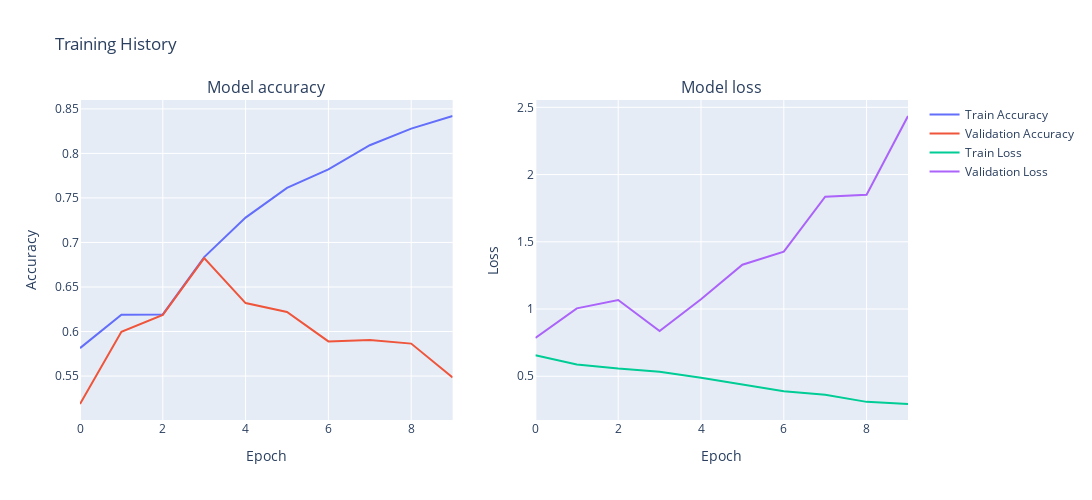

The notebook cell saved with this chart:
### Code cell
plot_data.plot_history(history)

### Figure 1 — Plotly figure (JSON) as saved in the notebook; plotly's stock layout.template omitted (floating-point values rounded to 4 significant figures)
{"data": [{"mode": "lines", "name": "Train Accuracy", "type": "scatter", "xaxis": "x", "y": [0.5814, 0.619, 0.6192, 0.6835, 0.7279, 0.7612, 0.7821, 0.8091, 0.8278, 0.842], "yaxis": "y"}, {"mode": "lines", "name": "Validation Accuracy", "type": "scatter", "xaxis": "x", "y": [0.5186, 0.5997, 0.6187, 0.6824, 0.6319, 0.622, 0.5889, 0.5906, 0.5864, 0.5484], "yaxis": "y"}, {"mode": "lines", "name": "Train Loss", "type": "scatter", "xaxis": "x2", "y": [0.657, 0.5883, 0.557, 0.5331, 0.4884, 0.4378, 0.388, 0.3627, 0.3097, 0.2939], "yaxis": "y2"}, {"mode": "lines", "name": "Validation Loss", "type": "scatter", "xaxis": "x2", "y": [0.7852, 1.005, 1.067, 0.8364, 1.072, 1.33, 1.427, 1.835, 1.849, 2.435], "yaxis": "y2"}], "layout": {"annotations": [{"font": {"size": 16}, "showarrow": false, "text": "Model accuracy", "x": 0.225, "xanchor": "center", "xref": "paper", "y": 1, "yanchor": "bottom", "yref": "paper"}, {"font": {"size": 16}, "showarrow": false, "text": "Model loss", "x": 0.775, "xanchor": "center", "xref": "paper", "y": 1, "yanchor": "bottom", "yref": "paper"}], "height": 500, "showlegend": true, "title": {"text": "Training History"}, "width": 1200, "xaxis": {"anchor": "y", "domain": [0, 0.45], "title": {"text": "Epoch"}}, "xaxis2": {"anchor": "y2", "domain": [0.55, 1], "title": {"text": "Epoch"}}, "yaxis": {"anchor": "x", "domain": [0, 1], "title": {"text": "Accuracy"}}, "yaxis2": {"anchor": "x2", "domain": [0, 1], "title": {"text": "Loss"}}}}
